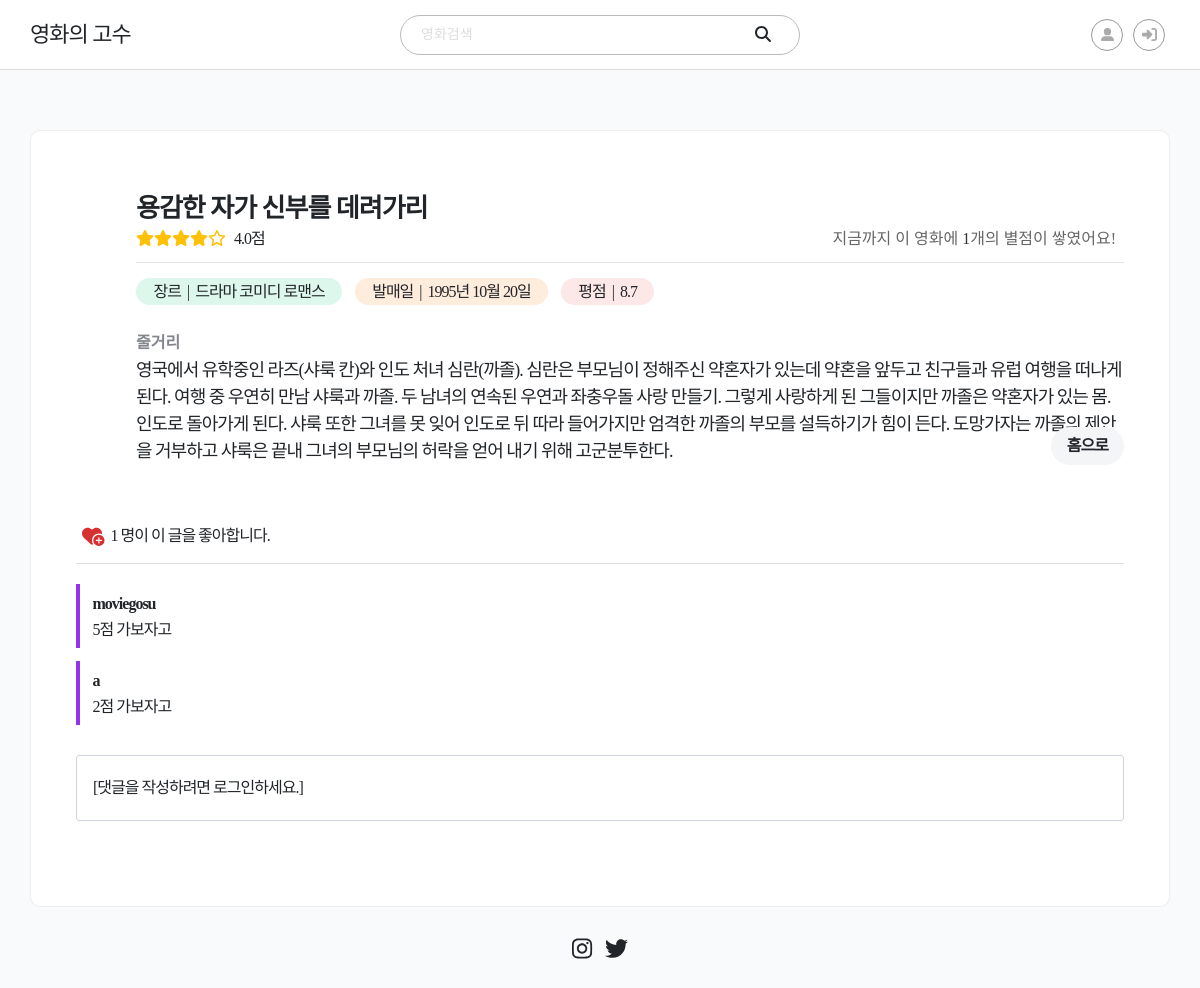
The app's page /5/ with its own data.
### movies/models.py (models this page shows, shortened)
class Movie(models.Model):
    title = models.CharField(max_length=100)
    release_date = models.DateField()
    popularity = models.FloatField()
    vote_count = models.IntegerField()
    vote_average = models.FloatField()
    overview = models.TextField()
    poster_path = models.CharField(max_length=200)
    movie_like_users = models.ManyToManyField(settings.AUTH_USER_MODEL, related_name='movie_like_reviews')
    genres = models.ManyToManyField(Genre)

class Genre(models.Model):
    name = models.CharField(max_length=50)

class Movie_Comment(models.Model):
    content = models.CharField(max_length=100)
    movie = models.ForeignKey(Movie, on_delete=models.CASCADE)
    user = models.ForeignKey(User, on_delete=models.CASCADE)
    score = models.ForeignKey(Score, on_delete=models.CASCADE, null=True)

### accounts/models.py (models this page shows)
class User(AbstractUser):
    followings = models.ManyToManyField('self', symmetrical=False, related_name='followers')

### movies/views.py (the view)
# urls.py: path('<int:movie_pk>/', views.detail, name='detail'),
@require_safe
def detail(request, movie_pk):
    movie = get_object_or_404(Movie, pk=movie_pk)
    movie_comment_form = MovieCommentForm()
    movie_comments = movie.movie_comment_set.all()
    ratings = 0
    for score in movie.score_set.all():
        ratings += score.rating
    if ratings == 0:
        ratingAvg = 0
    else:
        ratingAvg = ratings/movie.score_set.all().count()
        ratingAvg = round(ratingAvg, 2)
    context = {
        'movie' : movie ,
        'movie_comment_form' : movie_comment_form,
        'movie_comments' : movie_comments,
        'ratingAvg' : ratingAvg,
    }
    return render(request, 'movies/detail.html', context)

### movies/forms.py
class MovieCommentForm(forms.ModelForm):
    class Meta:
        model = Movie_Comment
        fields = ('content',)

### movies/templates/movies/detail.html (shortened to what this page needs)
{% extends 'base.html' %}
{% block content %}
<div class="content detail-content">
  <div class="detail-container container">
    <div class="detail-cont-box">
      <div class="img-box">
      </div>
      <div class="text-box">
        <div class="title-box">
          <p>{{ movie.title }}</p>
          <div class="star-box mt-2 d-flex justify-content-between align-items-center">
            <div class="">
              {% if ratingAvg >= 5 %}
                  <a><i class="fas fa-star text-warning"></i><i class="fas fa-star text-warning"></i><i class="fas fa-star text-warning"></i><i class="fas fa-star text-warning"></i><i class="fas fa-star text-warning me-2"></i> {{ratingAvg}}점</a>
              {% elif ratingAvg >= 4.5 %}
                  <a><i class="fas fa-star text-warning"></i><i class="fas fa-star text-warning"></i><i class="fas fa-star text-warning"></i><i class="fas fa-star text-warning"></i><i class="fas fa-star-half-alt text-warning me-2"></i> {{ratingAvg}}점</a>
              {% elif ratingAvg >= 4 %}
                  <a><i class="fas fa-star text-warning"></i><i class="fas fa-star text-warning"></i><i class="fas fa-star text-warning"></i><i class="fas fa-star text-warning"></i><i class="far fa-star text-warning me-2"></i>{{ratingAvg}}점</a>
              {% elif ratingAvg >= 3.5 %}
                  <a><i class="fas fa-star text-warning"></i><i class="fas fa-star text-warning"></i><i class="fas fa-star text-warning"><i class="fas fa-star-half-alt text-warning"></i></i><i class="far fa-star text-warning me-2"></i> {{ratingAvg}}점</a>
              {% elif ratingAvg >= 3 %}
                  <a><i class="fas fa-star text-warning"></i><i class="fas fa-star text-warning"></i><i class="fas fa-star text-warning"></i><i class="far fa-star text-warning"></i><i class="far fa-star text-warning me-2"></i>{{ratingAvg}}점</a>
              {% elif ratingAvg >= 2.5 %}
                  <a><i class="fas fa-star text-warning"></i><i class="fas fa-star text-warning"></i><i class="fas fa-star-half-alt text-warning"></i><i class="far fa-star text-warning"></i><i class="far fa-star text-warning me-2"></i> {{ratingAvg}}점</a>
              {% elif ratingAvg >= 2 %}
                  <a><i class="fas fa-star text-warning"></i><i class="fas fa-star text-warning"></i><i class="far fa-star text-warning"></i><i class="far fa-star text-warning"></i><i class="far fa-star text-warning me-2"></i>{{ratingAvg}}점</a>
              {% elif ratingAvg >= 1.5 %}
                  <a><i class="fas fa-star text-warning"></i><i class="fas fa-star-half-alt text-warning"></i><i class="far fa-star text-warning"></i><i class="far fa-star text-warning"></i><i class="far fa-star text-warning me-2"></i> {{ratingAvg}}점</a>
              {% elif ratingAvg >= 1 %}
                  <a><i class="fas fa-star text-warning"></i><i class="far fa-star text-warning"></i><i class="far fa-star text-warning"></i><i class="far fa-star text-warning"></i><i class="far fa-star text-warning me-2"></i> {{ratingAvg}}점</a>
              {% endif %}
            </div>
            <span style="color:#666;font-family: Pretendard;">지금까지 이 영화에 <span style="font-weight:500;color:#333">{{movie.score_set.all.count}}</span>개의 별점이 쌓였어요! &nbsp; </span>
          </div>
        </div>
        <ul class="info-box d-flex flex-wrap">
          <li class="genre">
            <p>장르 &nbsp;|&nbsp;
              {% for genre in movie.genres.all %}
                {{ genre.name }}
              {% endfor %}
            </p>
          </li>
          <li class="date">
            <p>발매일 &nbsp;|&nbsp; {{ movie.release_date }}</p>
          </li>
          <li class="vote_average">
            <p>평점 &nbsp;|&nbsp; {{ movie.vote_average }}</p>
          </li>
        </ul>
        <div class="overview-box">
          <h4>
            줄거리
          </h4>
          <p>
            {% if movie.overview %}
              {{ movie.overview }}
            {% else %}
              내용 없음
            {% endif %}
          </p>
        </div>
        <a href="{% url 'movies:index' %}" class="btn back-btn">홈으로</a>
      </div>
    </div>
    <div class="detail-comment-box">
      <div id="comment-area">
        <div class="movie-footer-box">
          <div class="likes-box">
            <form action="{% url 'movies:movie_like' movie.pk %}" method="POST" class="d-inline">
              {% if user in movie.movie_like_users.all %}
                <button class="likes-btn"><i class="fa-solid fa-heart-circle-minus"></i></button>
              {% else %}
                <button class="likes-btn"><i class="fa-solid fa-heart-circle-plus"></i></button>
              {% endif %}
            </form>
            <p style="font-family: Pretendard;">{{ movie.movie_like_users.all|length }} 명이 이 글을 좋아합니다.</p>
          </div>
        <div class="movie-comment-box">
          {% if movie.movie_comment_set.exists %}
            {% for movie_comment in movie.movie_comment_set.iterator %}
              <div class="movie-movie_comment-item d-flex justify-content-between">
                <div class="title-content-box">
                  <h5 class="mt-0"> <a href="{% url 'accounts:profile' movie_comment.user.username %}">{{ movie_comment.user.username}}</a> &nbsp;&nbsp;<small class="text-muted">{{movie_commentcreated_at}}</small>
                  </h5>
                  <p>{{ movie_comment.content | linebreaks}}</p>
                </div>
              </div>
            {% endfor %}
          {% endif %}
          <div class="movie_comment-form">
            {% if request.user.is_authenticated %}
            <form action="{% url 'movies:new_movie_comment' movie.pk %}" method="POST">
              {% csrf_token %}
              {{ movie_comment_form }}
              <input type="submit" value="작성하기">
            </form>
            {% else %}
              <a href="{% url 'accounts:login' %}">[댓글을 작성하려면 로그인하세요.]</a>
            {% endif %}
          </div>
        </div>
      </div>
    </div>
  </div>
</div>
</div>
{% endblock content %}

### templates/base.html (shortened to what this page needs)
<!DOCTYPE html>
<html lang="en">
<head>
  <link href="https://cdn.jsdelivr.net/npm/bootstrap@5.1.3/dist/css/bootstrap.min.css" rel="stylesheet">
  {% load static %}
  <link rel="stylesheet" href="{% static 'style.css' %}">
  <link rel="stylesheet" href="https://cdnjs.cloudflare.com/ajax/libs/font-awesome/6.1.1/css/all.min.css" />
  <link rel="stylesheet" href="https://unpkg.com/swiper@8/swiper-bundle.min.css"/>
</head>
<body>
    <header class="hd">
      <h1>
        <a href="{% url 'movies:index' %}" class="logo">영화의 고수</a>
      </h1>
      <form action="{% url 'movies:search' %}" class="search-box">
        <input type="text" name="search-word" placeholder="영화검색">
        <button type="submit"><i class="fa-solid fa-magnifying-glass"></i></button>
      </form>
      <nav class="user-wrap">
        <ul class="d-flex">
          <li class="my-profile">
            <a href="{% url 'accounts:profile' user %}">
              <i class="fa-solid fa-user-large"></i>
            </a></li>
          {% if user.is_authenticated %}
            {% if user.is_superuser == 1 %}
            <li>
                <a href="{% url 'admin:index' %}"><i class="fa-solid fa-gear"></i></a>
            </li>
            {% endif %}
            <li class="logout">
              <form action="{% url 'accounts:logout' %}" method='POST'>
                {% csrf_token %}
                <button><i class="fa-solid fa-right-from-bracket"></i></button>
              </form>
            </li>
          {% else %}
            <li class="login">
              <form action="{% url 'accounts:login' %}" method='POST'>
                <button><i class="fa-solid fa-right-to-bracket"></i></button>
              </form>
            </li>
          {% endif %}
        </ul>
      </nav>
    </header>
    <div class="main">
    {% block content %}
    {% endblock content %}
    </div>
    <div class="base-sns-wrap sns-wrap">
      <ul>
        <li><a href="https://www.instagram.com/movie_gosu_official/" target="_blank"><i class="fa-brands fa-instagram"></i></a></li>
        <li><a href="https://twitter.com/mvgosu_official" target="_blank"><i class="fa-brands fa-twitter"></i></a></li>
      </ul>
    </div>
</body>
</html>

### records on screen
Movie: title "용감한 자가 신부를 데려가리", score_set.all.count "1", release_date "1995년 10월 20일", vote_average "8.7", overview "영국에서 유학중인 라즈(샤룩 칸)와 인도 처녀 심란(까졸). 심란은 부모님이 정해주신 약혼자가 있는데 약혼을 앞두고 친구들과 유럽 여행을 떠나게 된다. 여행 중 우연히 만남 샤룩과 까졸. 두 남녀의 연속된 우연과 좌충우돌 사랑 만들기. 그렇게 사랑하게 된 그들이지만 까졸은 약혼자가 있는 몸. 인도로 돌아가게 된다. 샤룩 또한 그녀를 못 잊어 인도로 뒤 따라 들어가지만 엄격한 까졸의 부모를 설득하기가 힘이 든다. 도망가자는 까졸의 제안을 거부하고 샤룩은 끝내 그녀의 부모님의 허락을 얻어 내기 위해 고군분투한다.", movie_like_users.all|length "1"
Genre: name "드라마"
Genre: name "코미디"
Genre: name "로맨스"
Movie_Comment: user.username "moviegosu", content "5점 가보자고"
Movie_Comment: user.username "a", content "2점 가보자고"

### other values on screen
{{ ratingAvg }} "4.0"
